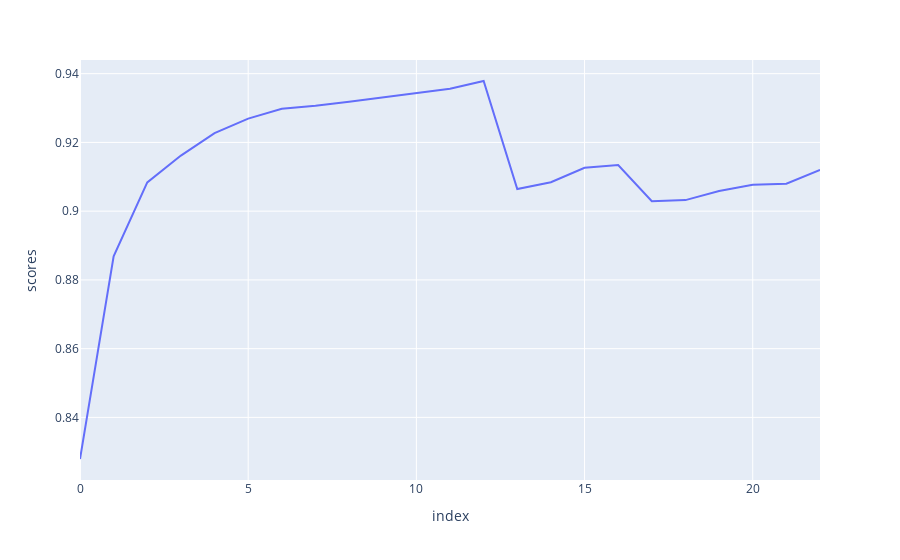

Notebook source saved alongside this figure:
### Code cell
fig_unf=px.line(scores_unf_df, x='index', y='scores')
fig_unf.show()

### Figure 1 — Plotly figure (JSON) as saved in the notebook; plotly's stock layout.template omitted (floating-point values rounded to 4 significant figures)
{"data": [{"hovertemplate": "index=%{x}<br>scores=%{y}<extra></extra>", "legendgroup": "", "line": {"color": "#636efa", "dash": "solid"}, "mode": "lines", "name": "", "showlegend": false, "type": "scatter", "x": [0, 1, 2, 3, 4, 5, 6, 7, 8, 9, 10, 11, 12, 13, 14, 15, 16, 17, 18, 19, 20, 21, 22], "xaxis": "x", "y": [0.8279, 0.8869, 0.9084, 0.9162, 0.9227, 0.9269, 0.9298, 0.9307, 0.9318, 0.933, 0.9343, 0.9356, 0.9379, 0.9064, 0.9084, 0.9126, 0.9134, 0.9029, 0.9032, 0.9059, 0.9077, 0.908, 0.912], "yaxis": "y"}], "layout": {"legend": {"tracegroupgap": 0}, "margin": {"t": 60}, "xaxis": {"anchor": "y", "domain": [0, 1], "title": {"text": "index"}}, "yaxis": {"anchor": "x", "domain": [0, 1], "title": {"text": "scores"}}}}
